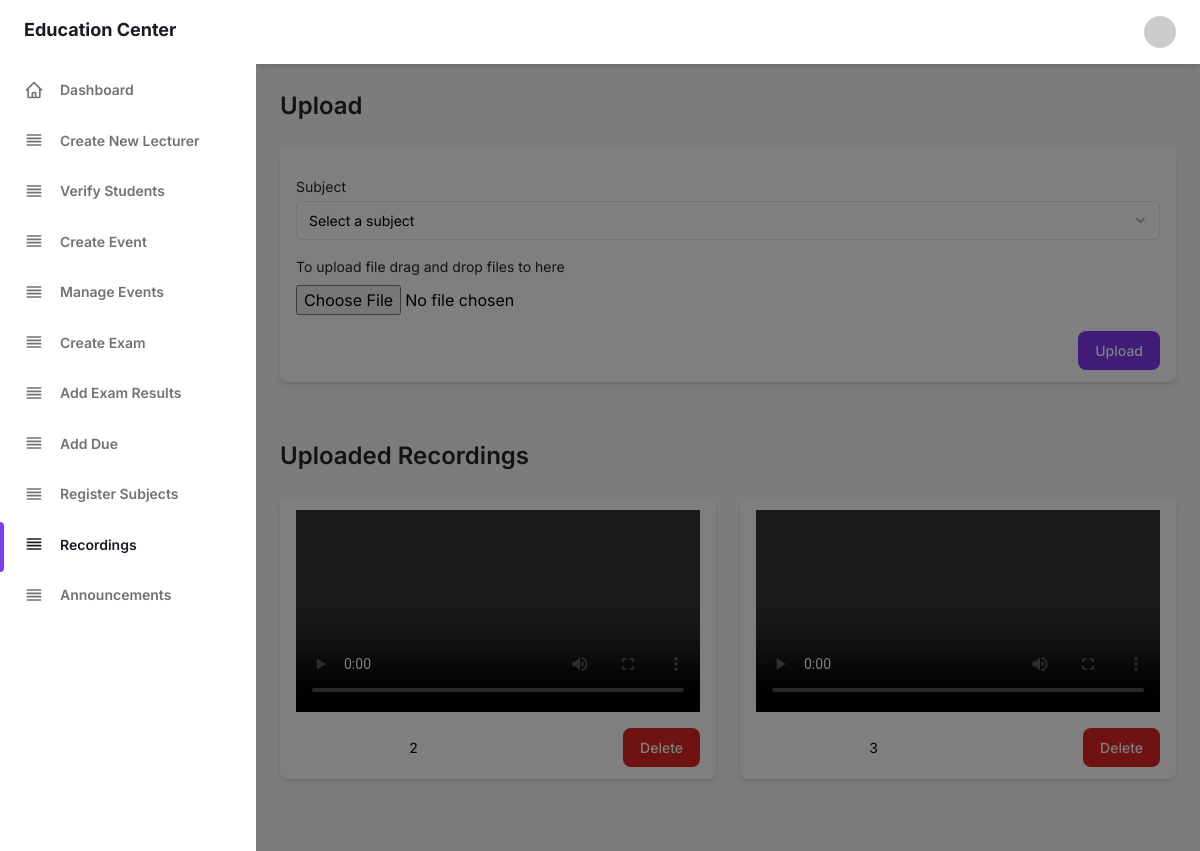
Page /recordings.php (signed in) on the earlier database version.
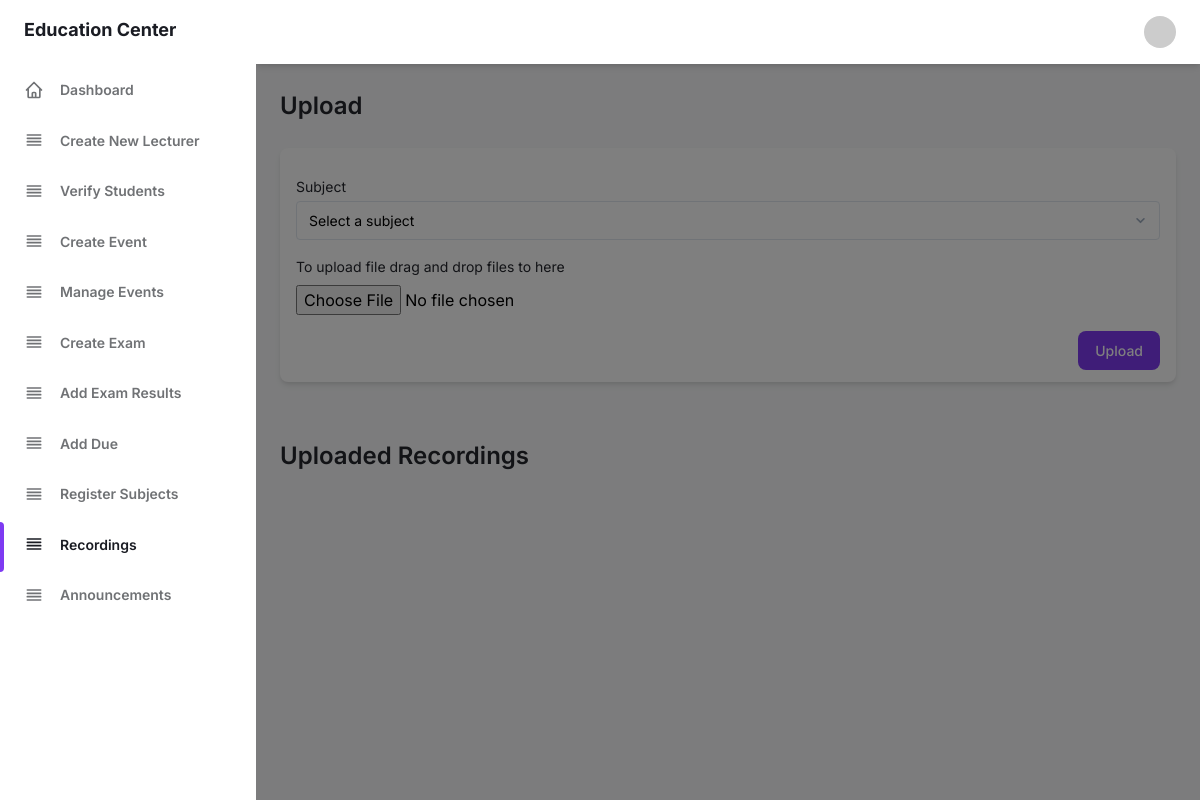
Same page on the later database version.
### tables this page shows
CREATE TABLE `recording` (
  `idrecording` int(11) NOT NULL AUTO_INCREMENT,
  `urlstring` text DEFAULT NULL,
  `idsubject` int(11) DEFAULT NULL,
  PRIMARY KEY (`idrecording`),
  KEY `fk_recording_student_subjects_1` (`idsubject`),
  CONSTRAINT `fk_recording_student_subjects_1` FOREIGN KEY (`idsubject`) REFERENCES `subject` (`idsubject`)
);

### pages/pageheader.php (called while the page is built, shortened)
<?php
$user = $_SESSION["LoggedUser"];
?>

### recordings.php (the view, shortened to what the changed rows need)
<!DOCTYPE html>
<?php
include './configs/PDBC.php';
?>
<html :class="{ 'theme-dark': dark }" x-data="data()" lang="en">
    <head>
        <link rel="stylesheet" href="assets/css/tailwind.output.css" />
        <link href="assets/css/switch.css" rel="stylesheet" type="text/css"/>
        <link rel="stylesheet" href="https://cdnjs.cloudflare.com/ajax/libs/Dropify/0.2.2/css/dropify.min.css"/>
    </head>
    <body>
        <div class="flex h-screen bg-gray-50 dark:bg-gray-900" :class="{ 'overflow-hidden': isSideMenuOpen }">
             <div class="flex flex-col flex-1 w-full">
                     <?php include './pages/pageheader.php'; ?>
                <main class="h-full overflow-y-auto">
                    <?php if ($user['type'] != 'student') { ?>
                        <div class="container px-6 mx-auto grid">
                            <h2 class="my-6 text-2xl font-semibold text-gray-700 dark:text-gray-200"> Upload </h2>
                                            <?php
                                            $query = "SELECT * FROM `lecturer` INNER JOIN `subject` ON (`lecturer`.`idsubject` = `subject`.`idsubject`) WHERE `subject`.status='active' AND iduser='". $user['iduser'] ."'";
                                            $result = mysqli_query($con, $query) or die();
                                                ?>
                        </div>
                        <div class="container px-6 mx-auto grid">
                            <h2 class="my-6 text-2xl font-semibold text-gray-700 dark:text-gray-200"> Uploaded Recordings </h2>
                            <div class="mb-2">
                                <div class="grid gap-6 mb-8 md:grid-cols-2">
                                    <?php
                                    $query0 = "SELECT * FROM `lecturer` WHERE iduser='". $user['iduser'] ."'";
                                    $result0 = mysqli_query($con, $query0);
                                    if ($row0 = mysqli_fetch_array($result0)) {
                                        $query1 = "SELECT * FROM `recording` WHERE idsubject='" . $row0['idsubject'] . "'";
                                        $result1 = mysqli_query($con, $query1);
                                        while ($row1 = mysqli_fetch_array($result1)) {
                                            ?>
                                            <div class="px-4 py-3 mb-8 bg-white rounded-lg shadow-md dark:bg-gray-800">
                                                <label class="block">
                                                    <video width="100%" height="315" controls="false"
                                                           onclick="openFullscreen(this)">
                                                        <source src="<?php echo $row1['urlstring']; ?>" type="video/mp4">
                                                    </video>
                                                </label>
                                                <form action="actions/delete_recording.php">
                                                    <label class="block mt-4 text-sm" style="text-align:right;">
                                                        <input type="text" name="recId"
                                                               value="<?php echo $row1['idrecording']; ?>">
                                                        <button type="submit"
                                                                class="px-4 py-2 text-sm font-medium text-white transition-colors duration-150 bg-red-600 border border-transparent rounded-lg active:bg-red-600 hover:bg-red-700 focus:outline-none focus:shadow-outline-purple">
                                                            Delete
                                                        </button>
                                                    </label>
                                                </form>
                                            </div>
                                            <?php
                                        }
                                    }
                                    ?>
                                </div>
                            </div>
                        </div>
                    <?php } ?>
                </main>
            </div>
        </div>
    </body>
</html>

Differences in the rows shown:
removed recording: recId "2"
removed recording: recId "3"
